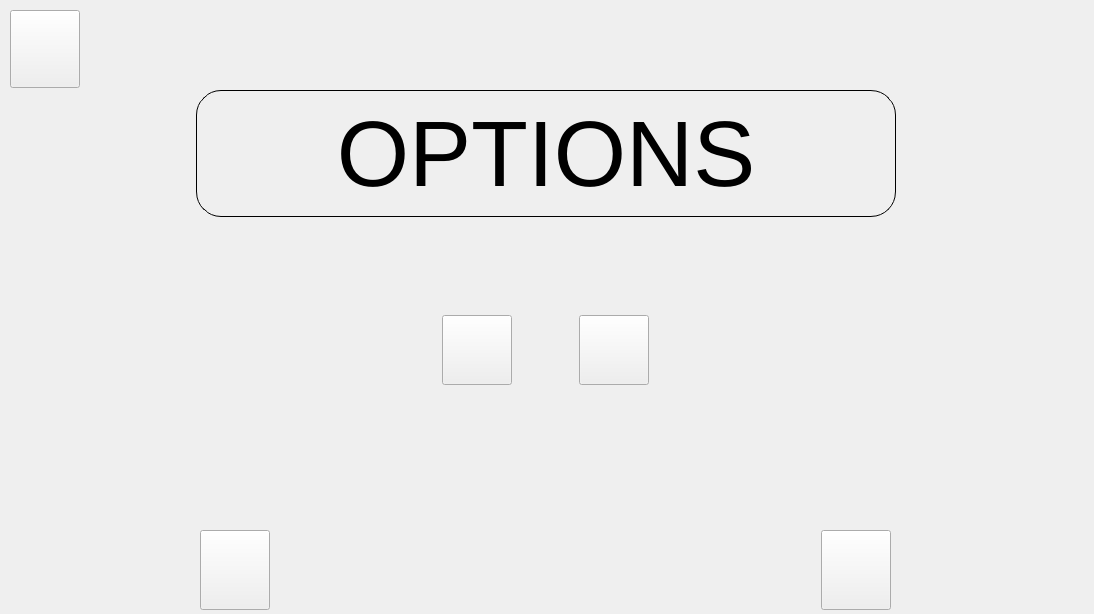
<?xml version="1.0" encoding="UTF-8"?>
<ui version="4.0">
 <class>Options</class>
 <widget class="QWidget" name="Options">
  <property name="geometry">
   <rect>
    <x>0</x>
    <y>0</y>
    <width>1094</width>
    <height>614</height>
   </rect>
  </property>
  <property name="windowTitle">
   <string>Form</string>
  </property>
  <widget class="QWidget" name="verticalLayoutWidget">
   <property name="geometry">
    <rect>
     <x>200</x>
     <y>230</y>
     <width>691</width>
     <height>241</height>
    </rect>
   </property>
   <layout class="QVBoxLayout" name="verticalLayout">
    <item>
     <layout class="QHBoxLayout" name="horizontalLayout_3">
      <item>
       <spacer name="horizontalSpacer_6">
        <property name="orientation">
         <enum>Qt::Horizontal</enum>
        </property>
        <property name="sizeHint" stdset="0">
         <size>
          <width>40</width>
          <height>20</height>
         </size>
        </property>
       </spacer>
      </item>
      <item>
       <spacer name="horizontalSpacer_11">
        <property name="orientation">
         <enum>Qt::Horizontal</enum>
        </property>
        <property name="sizeHint" stdset="0">
         <size>
          <width>40</width>
          <height>20</height>
         </size>
        </property>
       </spacer>
      </item>
      <item>
       <spacer name="horizontalSpacer_9">
        <property name="orientation">
         <enum>Qt::Horizontal</enum>
        </property>
        <property name="sizeHint" stdset="0">
         <size>
          <width>40</width>
          <height>20</height>
         </size>
        </property>
       </spacer>
      </item>
      <item>
       <spacer name="horizontalSpacer_3">
        <property name="orientation">
         <enum>Qt::Horizontal</enum>
        </property>
        <property name="sizeHint" stdset="0">
         <size>
          <width>40</width>
          <height>20</height>
         </size>
        </property>
       </spacer>
      </item>
      <item>
       <widget class="QPushButton" name="lang_fr_btn">
        <property name="minimumSize">
         <size>
          <width>70</width>
          <height>70</height>
         </size>
        </property>
        <property name="styleSheet">
         <string notr="true">border-image:url(:/images/miscs/flag-french.png);


hover{   background-color: yellow;};</string>
        </property>
        <property name="text">
         <string/>
        </property>
       </widget>
      </item>
      <item>
       <spacer name="horizontalSpacer_2">
        <property name="orientation">
         <enum>Qt::Horizontal</enum>
        </property>
        <property name="sizeHint" stdset="0">
         <size>
          <width>40</width>
          <height>20</height>
         </size>
        </property>
       </spacer>
      </item>
      <item>
       <widget class="QPushButton" name="lang_en_btn">
        <property name="minimumSize">
         <size>
          <width>70</width>
          <height>70</height>
         </size>
        </property>
        <property name="styleSheet">
         <string notr="true">border-image:url(:/images/miscs/flag-english.png);</string>
        </property>
        <property name="text">
         <string/>
        </property>
       </widget>
      </item>
      <item>
       <spacer name="horizontalSpacer_8">
        <property name="orientation">
         <enum>Qt::Horizontal</enum>
        </property>
        <property name="sizeHint" stdset="0">
         <size>
          <width>40</width>
          <height>20</height>
         </size>
        </property>
       </spacer>
      </item>
      <item>
       <spacer name="horizontalSpacer_12">
        <property name="orientation">
         <enum>Qt::Horizontal</enum>
        </property>
        <property name="sizeHint" stdset="0">
         <size>
          <width>40</width>
          <height>20</height>
         </size>
        </property>
       </spacer>
      </item>
      <item>
       <spacer name="horizontalSpacer_10">
        <property name="orientation">
         <enum>Qt::Horizontal</enum>
        </property>
        <property name="sizeHint" stdset="0">
         <size>
          <width>40</width>
          <height>20</height>
         </size>
        </property>
       </spacer>
      </item>
      <item>
       <spacer name="horizontalSpacer_7">
        <property name="orientation">
         <enum>Qt::Horizontal</enum>
        </property>
        <property name="sizeHint" stdset="0">
         <size>
          <width>40</width>
          <height>20</height>
         </size>
        </property>
       </spacer>
      </item>
     </layout>
    </item>
   </layout>
  </widget>
  <widget class="QWidget" name="horizontalLayoutWidget">
   <property name="geometry">
    <rect>
     <x>200</x>
     <y>530</y>
     <width>691</width>
     <height>80</height>
    </rect>
   </property>
   <layout class="QHBoxLayout" name="horizontalLayout">
    <property name="sizeConstraint">
     <enum>QLayout::SetNoConstraint</enum>
    </property>
    <item>
     <widget class="QPushButton" name="annuler_btn">
      <property name="sizePolicy">
       <sizepolicy hsizetype="Maximum" vsizetype="Preferred">
        <horstretch>0</horstretch>
        <verstretch>0</verstretch>
       </sizepolicy>
      </property>
      <property name="minimumSize">
       <size>
        <width>70</width>
        <height>70</height>
       </size>
      </property>
      <property name="styleSheet">
       <string notr="true">border-image:url(:/images/icons/button-cancel-on.png);
</string>
      </property>
      <property name="text">
       <string/>
      </property>
     </widget>
    </item>
    <item>
     <spacer name="horizontalSpacer">
      <property name="orientation">
       <enum>Qt::Horizontal</enum>
      </property>
      <property name="sizeHint" stdset="0">
       <size>
        <width>40</width>
        <height>20</height>
       </size>
      </property>
     </spacer>
    </item>
    <item>
     <widget class="QPushButton" name="valider_btn">
      <property name="sizePolicy">
       <sizepolicy hsizetype="Preferred" vsizetype="Preferred">
        <horstretch>0</horstretch>
        <verstretch>0</verstretch>
       </sizepolicy>
      </property>
      <property name="minimumSize">
       <size>
        <width>70</width>
        <height>70</height>
       </size>
      </property>
      <property name="styleSheet">
       <string notr="true">border-image:url(:/images/icons/button-confirm-off.png);</string>
      </property>
      <property name="text">
       <string/>
      </property>
     </widget>
    </item>
   </layout>
  </widget>
  <widget class="QPushButton" name="retour_btn">
   <property name="geometry">
    <rect>
     <x>10</x>
     <y>10</y>
     <width>70</width>
     <height>78</height>
    </rect>
   </property>
   <property name="sizePolicy">
    <sizepolicy hsizetype="Maximum" vsizetype="Preferred">
     <horstretch>0</horstretch>
     <verstretch>0</verstretch>
    </sizepolicy>
   </property>
   <property name="minimumSize">
    <size>
     <width>70</width>
     <height>70</height>
    </size>
   </property>
   <property name="styleSheet">
    <string notr="true">border-image:url(:/images/icons/button-back.png);
</string>
   </property>
   <property name="text">
    <string/>
   </property>
  </widget>
  <widget class="QWidget" name="horizontalLayoutWidget_2">
   <property name="geometry">
    <rect>
     <x>10</x>
     <y>90</y>
     <width>1071</width>
     <height>127</height>
    </rect>
   </property>
   <layout class="QHBoxLayout" name="horizontalLayout_2">
    <item>
     <spacer name="horizontalSpacer_4">
      <property name="orientation">
       <enum>Qt::Horizontal</enum>
      </property>
      <property name="sizeHint" stdset="0">
       <size>
        <width>40</width>
        <height>20</height>
       </size>
      </property>
     </spacer>
    </item>
    <item>
     <widget class="QLabel" name="title_lbl">
      <property name="minimumSize">
       <size>
        <width>700</width>
        <height>125</height>
       </size>
      </property>
      <property name="font">
       <font>
        <pointsize>70</pointsize>
       </font>
      </property>
      <property name="autoFillBackground">
       <bool>false</bool>
      </property>
      <property name="styleSheet">
       <string notr="true">border-width: 1px;
border-style: solid;
border-color: black;
border-radius: 25px;</string>
      </property>
      <property name="text">
       <string>OPTIONS</string>
      </property>
      <property name="alignment">
       <set>Qt::AlignCenter</set>
      </property>
     </widget>
    </item>
    <item>
     <spacer name="horizontalSpacer_5">
      <property name="orientation">
       <enum>Qt::Horizontal</enum>
      </property>
      <property name="sizeHint" stdset="0">
       <size>
        <width>40</width>
        <height>20</height>
       </size>
      </property>
     </spacer>
    </item>
   </layout>
  </widget>
 </widget>
 <resources/>
 <connections/>
</ui>
